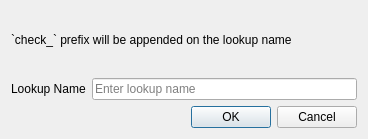
<?xml version="1.0" encoding="UTF-8"?>
<ui version="4.0">
    <class>dlgLookup</class>
    <widget class="QDialog" name="dlgLookup">
        <property name="geometry">
            <rect>
                <x>0</x>
                <y>0</y>
                <width>368</width>
                <height>139</height>
            </rect>
        </property>
        <property name="sizePolicy">
            <sizepolicy hsizetype="Expanding" vsizetype="Expanding">
                <horstretch>0</horstretch>
                <verstretch>0</verstretch>
            </sizepolicy>
        </property>
        <property name="minimumSize">
            <size>
                <width>0</width>
                <height>0</height>
            </size>
        </property>
        <property name="windowTitle">
            <string>Lookup entity</string>
        </property>
        <layout class="QVBoxLayout" name="verticalLayout_2">
            <item>
                <layout class="QVBoxLayout" name="notif_bar">
                    <property name="sizeConstraint">
                        <enum>QLayout::SetNoConstraint</enum>
                    </property>
                </layout>
            </item>
            <item>
                <layout class="QVBoxLayout" name="verticalLayout">
                    <item>
                        <layout class="QGridLayout" name="gridLayout">
                            <property name="verticalSpacing">
                                <number>10</number>
                            </property>
                            <item row="1" column="0">
                                <widget class="QLabel" name="label">
                                    <property name="minimumSize">
                                        <size>
                                            <width>60</width>
                                            <height>0</height>
                                        </size>
                                    </property>
                                    <property name="text">
                                        <string>Lookup Name</string>
                                    </property>
                                </widget>
                            </item>
                            <item row="1" column="1">
                                <widget class="QLineEdit" name="edtName">
                                    <property name="minimumSize">
                                        <size>
                                            <width>0</width>
                                            <height>22</height>
                                        </size>
                                    </property>
                                    <property name="placeholderText">
                                        <string>Enter lookup name</string>
                                    </property>
                                </widget>
                            </item>
                            <item row="0" column="0" colspan="2">
                                <widget class="QLabel" name="label_2">
                                    <property name="maximumSize">
                                        <size>
                                            <width>777</width>
                                            <height>16777215</height>
                                        </size>
                                    </property>
                                    <property name="text">
                                        <string>`check_` prefix will be appended on the lookup name</string>
                                    </property>
                                </widget>
                            </item>
                        </layout>
                    </item>
                </layout>
            </item>
            <item>
                <widget class="QDialogButtonBox" name="buttonBox">
                    <property name="orientation">
                        <enum>Qt::Horizontal</enum>
                    </property>
                    <property name="standardButtons">
                        <set>QDialogButtonBox::Cancel|QDialogButtonBox::Ok</set>
                    </property>
                </widget>
            </item>
        </layout>
    </widget>
    <resources/>
    <connections>
        <connection>
            <sender>buttonBox</sender>
            <signal>accepted()</signal>
            <receiver>dlgLookup</receiver>
            <slot>accept()</slot>
            <hints>
                <hint type="sourcelabel">
                    <x>248</x>
                    <y>254</y>
                </hint>
                <hint type="destinationlabel">
                    <x>157</x>
                    <y>274</y>
                </hint>
            </hints>
        </connection>
        <connection>
            <sender>buttonBox</sender>
            <signal>rejected()</signal>
            <receiver>dlgLookup</receiver>
            <slot>reject()</slot>
            <hints>
                <hint type="sourcelabel">
                    <x>316</x>
                    <y>260</y>
                </hint>
                <hint type="destinationlabel">
                    <x>286</x>
                    <y>274</y>
                </hint>
            </hints>
        </connection>
    </connections>
</ui>
